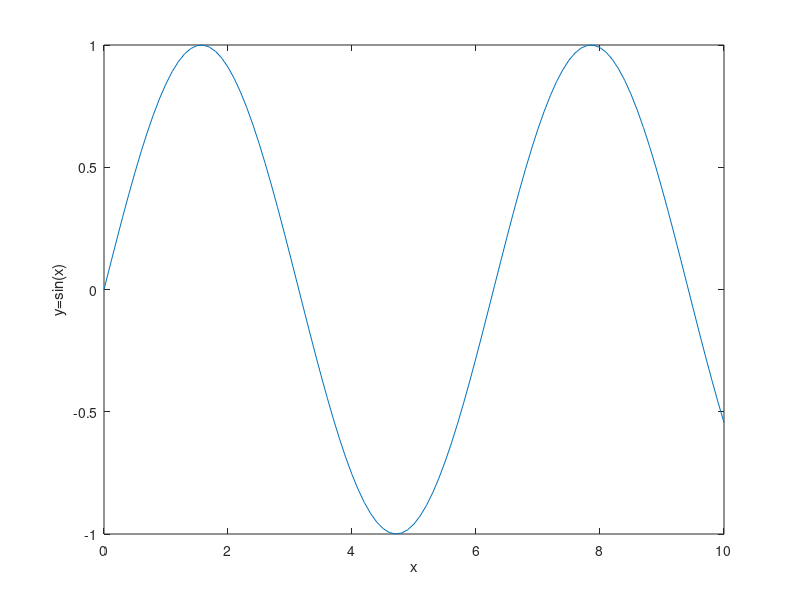

The MATLAB source for this figure: (Note: this script raises an error after producing the figure.)
%GuiDm_2  Demonstration of selecting equation form menu.
% Copyright S. Nakamura, 1995
close, clear
fg=figure(1);
set(fg, 'Position',[150 150 350 250],...
   'NumberTitle','off',...
   'Name','GuiDm_2')
x=0:0.1:10;, y=sin(x);
p=plot(x,y);xlabel('x');ylabel('y=sin(x)');
stl = uimenu(gcf,...
     'Label','Select Equation',...
     'BackgroundColor',[0.8, 0.8, 0.8]);
F1  = uimenu(stl, ...
     'Label', 'y=sin(x)',...
     'CallBack',...
  'plot(x,sin(x));xlabel(''x'');ylabel(''y=sin(x)'')');
F2  = uimenu(stl, ...
     'Label', 'y=exp(-x)',...
     'CallBack',...
  'plot(x,exp(-x));xlabel(''x'');ylabel(''y=exp(-x)'')');
F3  = uimenu(stl, ...
     'Label', 'y=cos(x^2)',...
     'CallBack',...
     [
      'plot(x,cos(x.^2));',...
      'xlabel(''x'');ylabel(''y=cos(x.^2)'')'...
     ]);
F4  = uimenu(stl, ...
     'Label', 'y=exp(-x.^2)',...
     'CallBack',...
     [
      'plot(x,exp(-x.^2));',...
      'xlabel(''x'');ylabel(''y=exp(-x.^2)'')'...
     ]);
